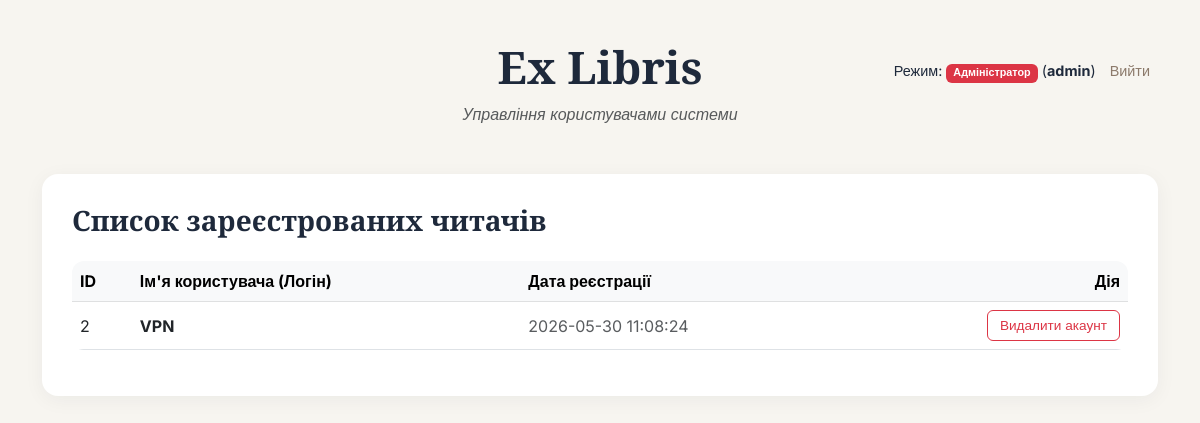
Page /admin (signed in) on the earlier database version.
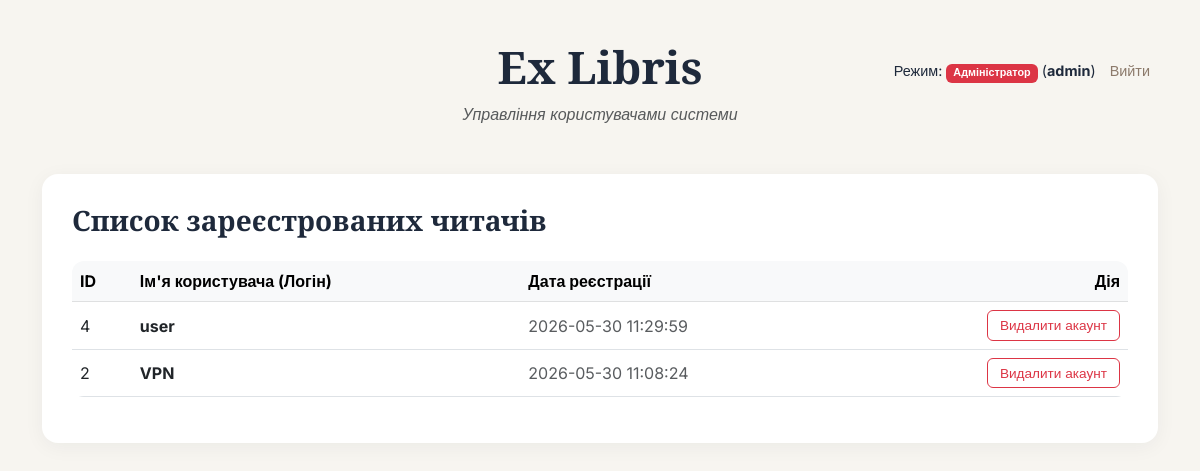
Same page on the later database version.
### tables this page shows
CREATE TABLE users (
            id INTEGER PRIMARY KEY AUTOINCREMENT,
            username TEXT UNIQUE NOT NULL,
            password_hash TEXT NOT NULL,
            is_admin INTEGER DEFAULT 0,
            date_reg TIMESTAMP DEFAULT CURRENT_TIMESTAMP
        );

### main.py (the view)
@app.route('/admin')
def admin_panel():
    if 'user_id' not in session or session.get('is_admin') != 1:
        abort(403)
    conn = get_db_connection()
    users = conn.execute(
        'SELECT id, username, date_reg FROM users WHERE is_admin = 0 ORDER BY date_reg DESC').fetchall()
    conn.close()
    return render_template('admin.html', users=users, username=session['username'])

### database.py (called while the page is built)
def get_db_connection():
    conn = sqlite3.connect(DATABASE_NAME)
    conn.row_factory = sqlite3.Row
    return conn

### templates/admin.html (shortened to what this page needs)
<!DOCTYPE html>
<html lang="uk">
<head>
    <link href="https://cdn.jsdelivr.net/npm/bootstrap@5.3.0/dist/css/bootstrap.min.css" rel="stylesheet">
</head>
<body>
    <div class="container position-relative">
        <div class="user-panel">
            <span>Режим: <span class="badge bg-danger">Адміністратор</span> (<strong>{{ username }}</strong>)</span>
            <a href="/logout" class="btn-logout">Вийти</a>
        </div>
        <div class="text-center mb-5">
            <h1 style="font-size: 2.8rem;">Ex Libris</h1>
            <p class="text-muted" style="font-style: italic;">Управління користувачами системи</p>
        </div>
        <div class="admin-card">
            <h3 class="mb-4">Список зареєстрованих читачів</h3>
            {% if users %}
            <div class="table-responsive">
                <table class="table table-hover align-middle">
                    <thead class="table-light">
                        <tr>
                            <th>ID</th>
                            <th>Ім'я користувача (Логін)</th>
                            <th>Дата реєстрації</th>
                            <th class="text-end">Дія</th>
                        </tr>
                    </thead>
                    <tbody>
                        {% for user in users %}
                        <tr>
                            <td>{{ user.id }}</td>
                            <td><strong>{{ user.username }}</strong></td>
                            <td class="text-muted">{{ user.date_reg }}</td>
                            <td class="text-end">
                                <form action="/admin/delete_user/{{ user.id }}" method="POST" onsubmit="return confirm('Ви впевнені, що хочете НАВЖДИ видалити цього користувача та всі його книги? Цю дію не можна скасувати!');">
                                    <button type="submit" class="btn btn-outline-danger btn-delete">Видалити акаунт</button>
                                </form>
                            </td>
                        </tr>
                        {% endfor %}
                    </tbody>
                </table>
            </div>
            {% else %}
            <p class="text-muted text-center my-4" style="font-style: italic;">У системі поки немає звичайних користувачів.</p>
            {% endif %}
        </div>
    </div>
</body>
</html>

Differences in the rows shown:
added users: id "4", username "user", date_reg "2026-05-30 11:29:59"
